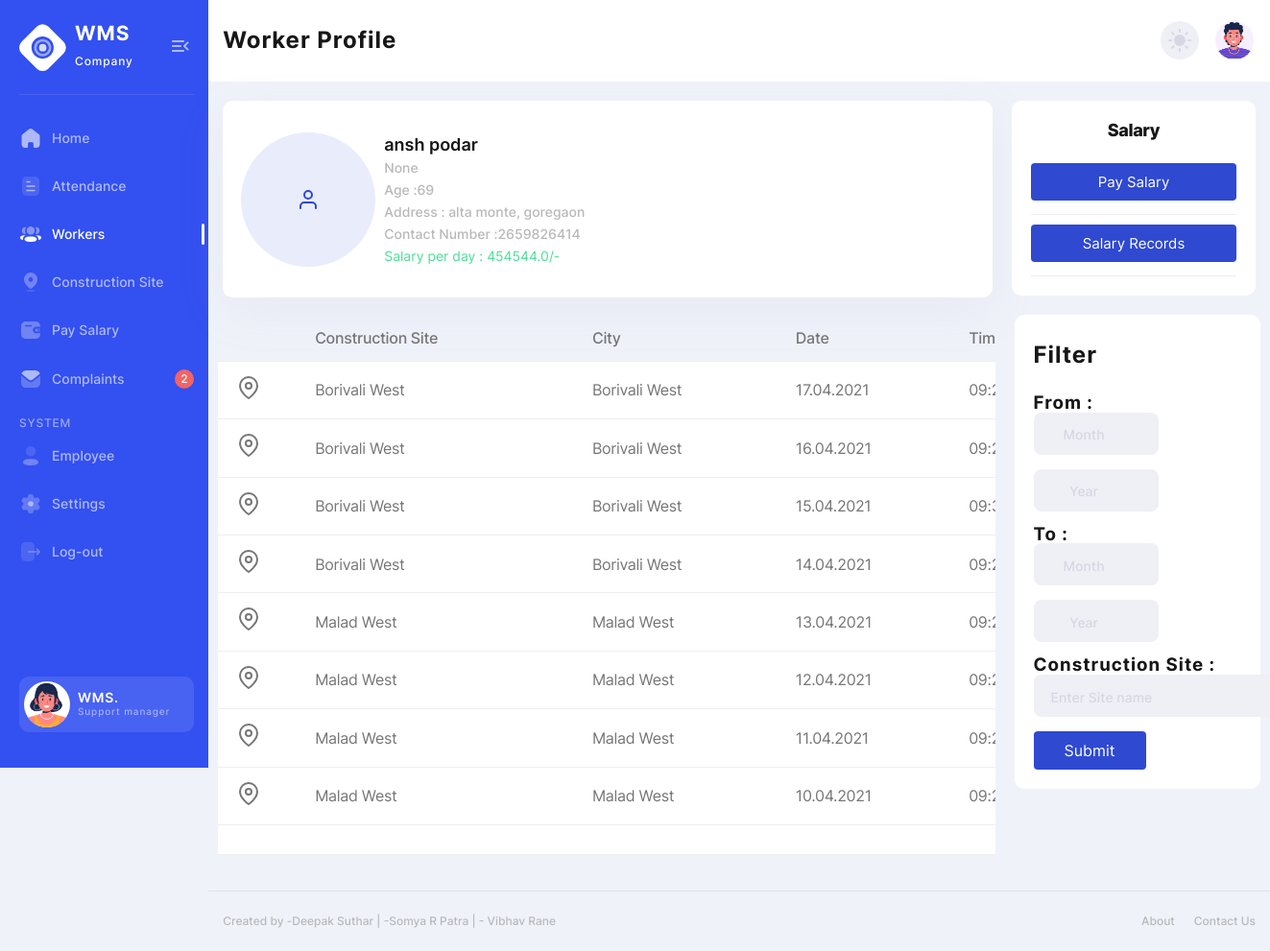
Page /worker_profile/7 (signed in) on the earlier database version.
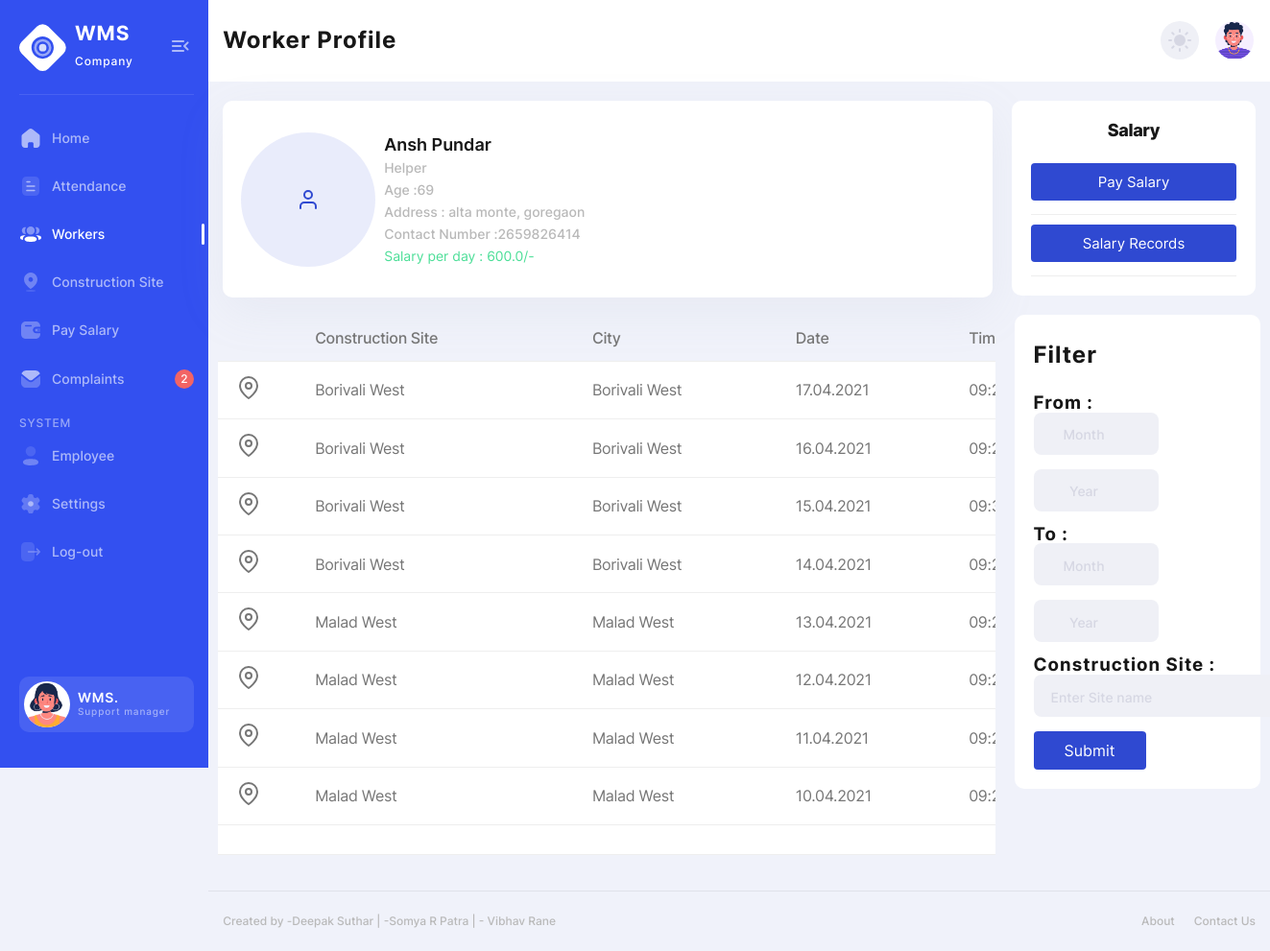
Same page on the later database version.
### admpage/models.py (models this page shows, shortened)
class Worker(models.Model):
    category = models.CharField(max_length=20,null=True)
    lsd = models.DateTimeField(auto_now_add=True,null=True)
    category = models.CharField(max_length=20,null=True)
    name = models.CharField(max_length=20,null=True)
    spd = models.FloatField(null=True)
    age = models.CharField(max_length=20,null=True)
    wadd = models.CharField(max_length=200,null=True)
    sdate = models.DateTimeField(auto_now_add=True,null=True)
    wcontact = models.CharField(max_length=20,null=True)

### admpage/views.py (the view)
@login_required(login_url='emplog')
def worker_profile(request,pk):
    worker_profile = Worker.objects.get(id=pk)
    context = {'worker_profile':worker_profile}
    return render(request, "worker_profile.html", context)

### templates/worker_profile.html (shortened to what the changed rows need)
{% load static %}
<!DOCTYPE html>
<html lang="en">
<head>
  <link rel="stylesheet" href="{% static 'css/style.css' %}">
</head>
<body>
<div class="page-flex">
  <div class="main-wrapper">
    <nav class="main-nav--bg">
  <div class="container main-nav">
    <div class="main-nav-start">
        <h2 class="main-title">Worker Profile</h2>
    </div>
  </div>
</nav>
    <main class="main users chart-page" id="skip-target">
      <div class="container">
        <div class="row stat-cards">
          <div class="col-lg-9">
            <article class="stat-cards-item-workers-profile">
                <div class="stat-cards-info-workers">
                    <p class="stat-cards-info__name-workers">{{worker_profile.name}}</p>
                    <p class="stat-cards-info__title-workers">{{worker_profile.category}}</p>
                    <p class="stat-cards-info__title-workers">Age :{{worker_profile.age}} </p>
                    <p class="stat-cards-info__title-workers">Address : {{worker_profile.wadd}} </p>
                    <p class="stat-cards-info__title-workers">Contact Number :{{worker_profile.wcontact}}</p>
                    <p class="stat-cards-info__progress"> <span class="stat-cards-info__profit success"> Salary per day : {{worker_profile.spd}}/-</span></p>
                </div>
            </article>
          </div>
        </div>
      <div class="row">
        <div class="col-lg-9">
          <div class="users-table table-wrapper">
            <table class="posts-table">
              <thead>
                <tr class="users-table-info">
                  <th></th>
                  <th>Construction Site</th>
                  <th>City</th>
                  <th>Date</th>
                  <th>Time</th>
                </tr>
              </thead>
            </table>
          </div>
        </div>
        <div class="col-lg-3">
          <article class="white-block">
            <h2 class="main-title">Filter</h2>
            <br>
          </article>
        </div>
      </div>
      </div>
    </main>
  </div>
</div>
</body>
</html>

Differences in the rows shown:
changed Worker "alta monte, goregaon": name "ansh podar" → "Ansh Pundar"; category "None" → "Helper"; spd "454544.0" → "600.0"
